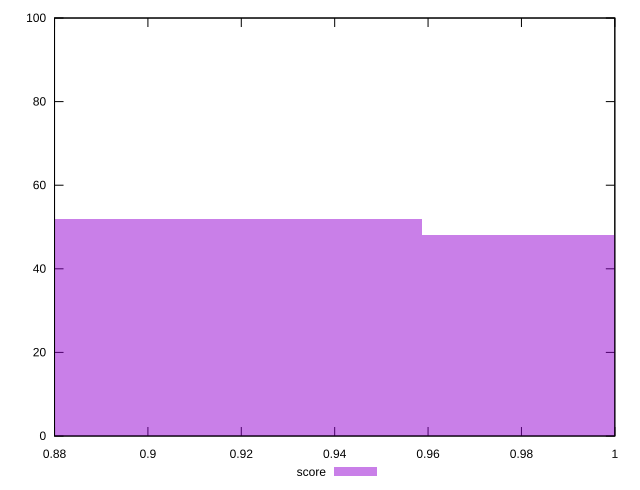

Write gnuplot code to recreate this figure.
reset

$score <<EOF
0.8850245156061433 52
1.0325286015405004 48
EOF

set key outside below
set boxwidth 0.1475040859343572
set xrange [0.88:1]
set yrange [0:100]
set trange [0:100]
set style fill transparent solid 0.5 noborder
set terminal svg size 640, 490 enhanced background rgb 'white'
set output "reports/report_00030_2021-02-24T20-42-31.540Z/unminified-javascript/samples/astro/score/histogram.svg"

plot $score title "score" with boxes

reset
